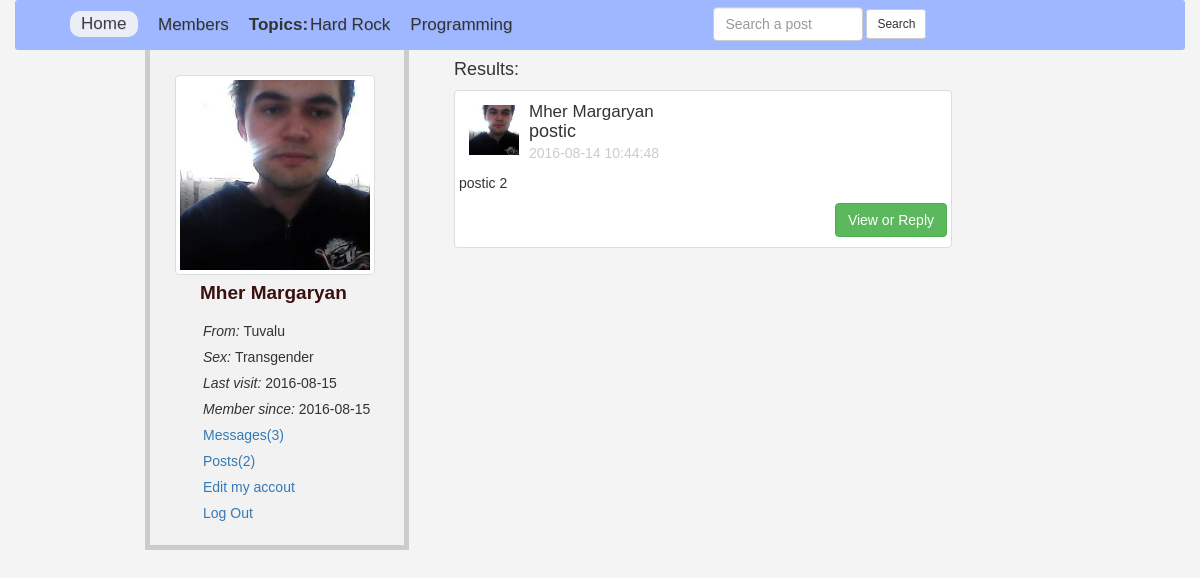
Screenshot of /results.php (signed in) with the database file from the repository.
### tables this page shows
CREATE TABLE `topics` (
  `topic_id` int(11) NOT NULL,
  `topic_title` varchar(150) NOT NULL
);

CREATE TABLE `users` (
  `user_id` int(11) NOT NULL,
  `user_firstname` varchar(150) NOT NULL,
  `user_lastname` text NOT NULL,
  `user_email` varchar(1024) NOT NULL,
  `user_password` varchar(150) NOT NULL,
  `user_country` text NOT NULL,
  `user_gender` varchar(150) NOT NULL,
  `user_birthday` date NOT NULL,
  `user_image` text NOT NULL,
  `register_date` date NOT NULL,
  `last_login` date NOT NULL,
  `status` varchar(150) NOT NULL,
  `posts` varchar(150) NOT NULL DEFAULT 'No'
);

CREATE TABLE `posts` (
  `post_id` int(11) NOT NULL,
  `user_id` int(11) NOT NULL,
  `topic_id` int(11) NOT NULL,
  `post_title` varchar(150) NOT NULL,
  `post_content` varchar(300) NOT NULL,
  `post_date` timestamp NOT NULL DEFAULT CURRENT_TIMESTAMP ON UPDATE CURRENT_TIMESTAMP
);

### results.php (the view, shortened to what this page needs)
<?php session_start();
require 'includes/connection.php';
if (!isset($_SESSION['email'])) {
	header('location: index.php');
}else {
?>
<!DOCTYPE html>
<html lang="en">
<head>
        <link rel="stylesheet" href="css/bootstrap.min.css">
        <link rel="stylesheet" href="css/home.style.css">
</head>
<body>
	<div class="container">
		<div class="row" id="head_wrap">
			<div class="col-md-7">
				<ul>
					<li><a class="active" href="home.php">Home</a></li>
					<li><a href="members.php">Members</a></li>
					<li id="nopadding"><strong>Topics:   </strong></li>
					<?php
						$fetch_topic = "SELECT * FROM `topics` ";
						$fetch_topic_run = mysqli_query($con, $fetch_topic);
						while ($row=mysqli_fetch_array($fetch_topic_run)) {
							$topic_id=$row['topic_id'];
							$topic_title=$row['topic_title'];
							echo "<li><a href='topic.php?topic=$topic_id'> $topic_title</a></li>";
						}
					?>
				</ul>
			</div>
			<div class="col-md-5">
				<form action="results.php" class="form-inline" method="GET" id="searchForm">
					<input type="text" name="search" class="form-control" id="searchBox" placeholder="Search a post">
					<input type="submit" value="Search" class="btn btn-default btn-sm" name="searchBtn">
				</form>
			</div>
		</div>
		<div id="content">
			<div class="row">
				<div class="col-md-3" id="user_details">
					<?php
						$user_current = $_SESSION['email'];
						$get_user = "SELECT * FROM `users` WHERE `user_email` = '$user_current' ";
						$get_user_run = mysqli_query($con, $get_user);
						$row = mysqli_fetch_array($get_user_run);
						$user_image = $row['user_image'];
						$firstName = $row['user_firstname'];
						$lastName = $row['user_lastname'];
						$country = $row['user_country'];
						$sex = $row['user_gender'];
						$register_date = $row['register_date'];
						$last_login = $row['last_login'];
						echo "
						  	<span><img src='user/user_images/$user_image' width='200' height='200' class='thumbnail'></span>
						  	<li id='name'>$firstName $lastName</li>
					  	 <ul class='user_list'>
						  	<li> <i> From: </i> $country</li>
						  	<li> <i> Sex: </i> $sex </li>
							<li> <i> Last visit: </i> $last_login</li>
							<li> <i> Member since: </i> $register_date</li>
							<li><a href='my_messages.php'>Messages(3)</a></li>
							<li><a href='my_posts.php'>Posts(2)</a></li>
							<li><a href='edit_profile.php'>Edit my accout</a></li>
							<li><a href='logout.php'>Log Out</a></li>
						  </ul>
						";
					?>
				</div>
				<div class="col-md-9" id="timeline">
					<h4>Results: </h4>
					<?php
							$get_posts = "SELECT * FROM `posts` WHERE `post_title` LIKE '%$search_word%' ORDER BY 1 DESC ";
							$get_posts_run = mysqli_query($con, $get_posts);
							while ($row = mysqli_fetch_array($get_posts_run)) {
								$post_id = $row['post_id'];
								$user_id = $row['user_id'];
								$post_title = $row['post_title'];
								$post_content = $row['post_content'];
								$post_date = $row['post_date'];
								$poster = "SELECT * FROM `users` WHERE `user_id` = '$user_id' AND `posts` = 'yes' ";
								$poster_run = mysqli_query($con, $poster);
								$row_user = mysqli_fetch_array($poster_run);
								$firstName = $row_user['user_firstname'];
								$lastName = $row_user['user_lastname'];
								$user_image = $row_user['user_image'];
								echo "<div class='thumbnail'>
									<p id='user_image' ><img src='user/user_images/$user_image' width='60' height='60'></p>
									<p id='statusWriter'><a href='user_profile.php?user_id=$user_id'>$firstName $lastName </a></p>
									<h4 id='title'>$post_title</h4>
									<p id='published'>$post_date</p>
									<p>$post_content</p>
									<a href='single.php?post_id=$post_id' style='float:right'><button class='btn btn-small btn-success'>View or Reply</button></a><br><br>
									</div>
								";
							}
?>
				</div>
			</div>
		</div>
	</div>
</body>
</html>
<?php } ?>

### css/home.style.css (style rules this page uses)
body { margin: 0; padding: 0; font-family: 'Lucida Grande', sans-serif; background-color: #f4f4f4; outline: none; }
a { text-decoration: none !important; }
ul { list-style: none; }
li { list-style: none; }
#head_wrap { height: 50px; background: #9FB7FF; border-radius: 3px; }
#head_wrap ul { padding-top: 12.8px; list-style: none; }
#head_wrap li { float: left; padding-right: 20px; font-size: 17px; }
#head_wrap ul li a { color: #333; text-shadow: 0.5px 0.5px 0.5px rgba(0,0,0, .1); font-smoothing: antialiased; transition-duration: .3s; -moz-transition-duration: .3s; -webkit-transition-duration: .3s; }
.active { background-color: #f4f4f4; display: block; height: 26px; width: 68px; padding: 1.7px 0 0 11px; border-radius: 10px; opacity: 0.9; color: #3B1010; margin-top: -2px; }
#nopadding { padding-right: 2px!important; }
#searchForm { float: left; margin-top: 7px; }
#searchBox { display: inline; width: 150px; -webkit-transition: width 0.4s ease-in-out; transition: width 0.4s ease-in-out; }
#user_details { background-color: #f2f2f2; padding-top: 25px; padding-left: 25px; padding-right: 0 !important; text-align: left; border-right: 5px solid #ccc; border-bottom: 5px solid #ccc; border-left: 5px solid #ccc; display: block; height: 500px; }
#content { width: 90%; margin: 0 130px; }
#name { position: relative; top: -16px; left: 25px; font-size: 19px; font-weight: bolder; color: #3B1010; }
.user_list { position: relative; top: -4px; right: 15px; }
.user_list li { padding: 3px; }
.user_list li a { text-decoration: none; }
#timeline { margin-left: 30px; width: 50%; display: block; }
#statusWriter a { color: #333; text-decoration: none; font-size: 17px; display: inline; }
#statusWriter { margin-top: 5px; }
#user_image { display: inline; }
#user_image img { display: inline; width: 70px; height: 70px; float: left; padding: 10px; }
#published { padding: 0; margin-top: -9px; color: #ccc; }
#title { margin-top: -12px; font-weight: 500; }

### rows the page displays
topics: topic_title "Hard Rock"
topics: topic_title "Programming"
users: user_image (picture), user_firstname "Mher", user_lastname "Margaryan", user_country "Tuvalu", user_gender "Transgender", last_login "2016-08-15", register_date "2016-08-15"
posts: user.user_image (picture), user.user_firstname "Mher", user.user_lastname "Margaryan", post_title "postic", post_date "2016-08-14 10:44:48", post_content "postic 2"
